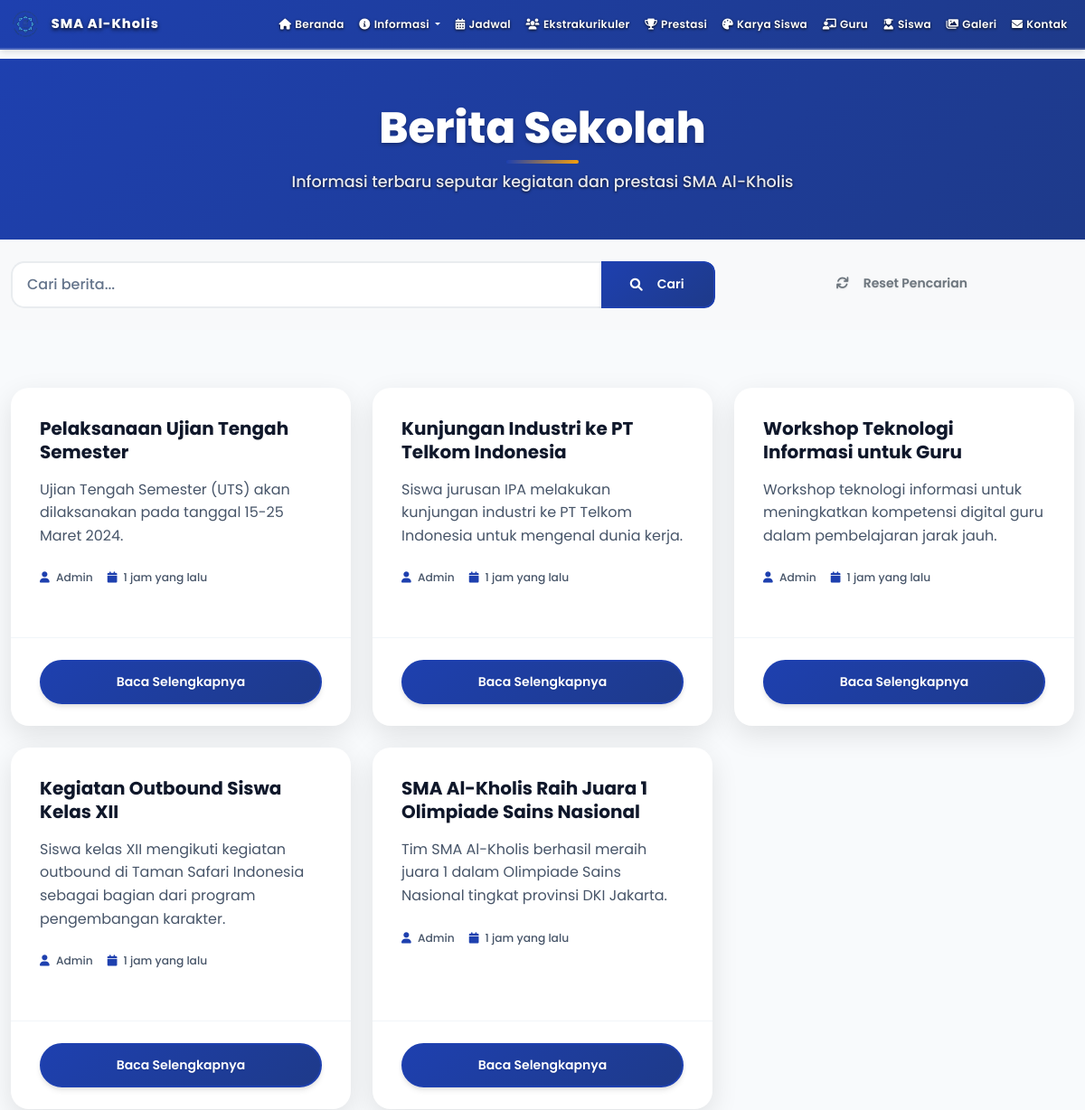
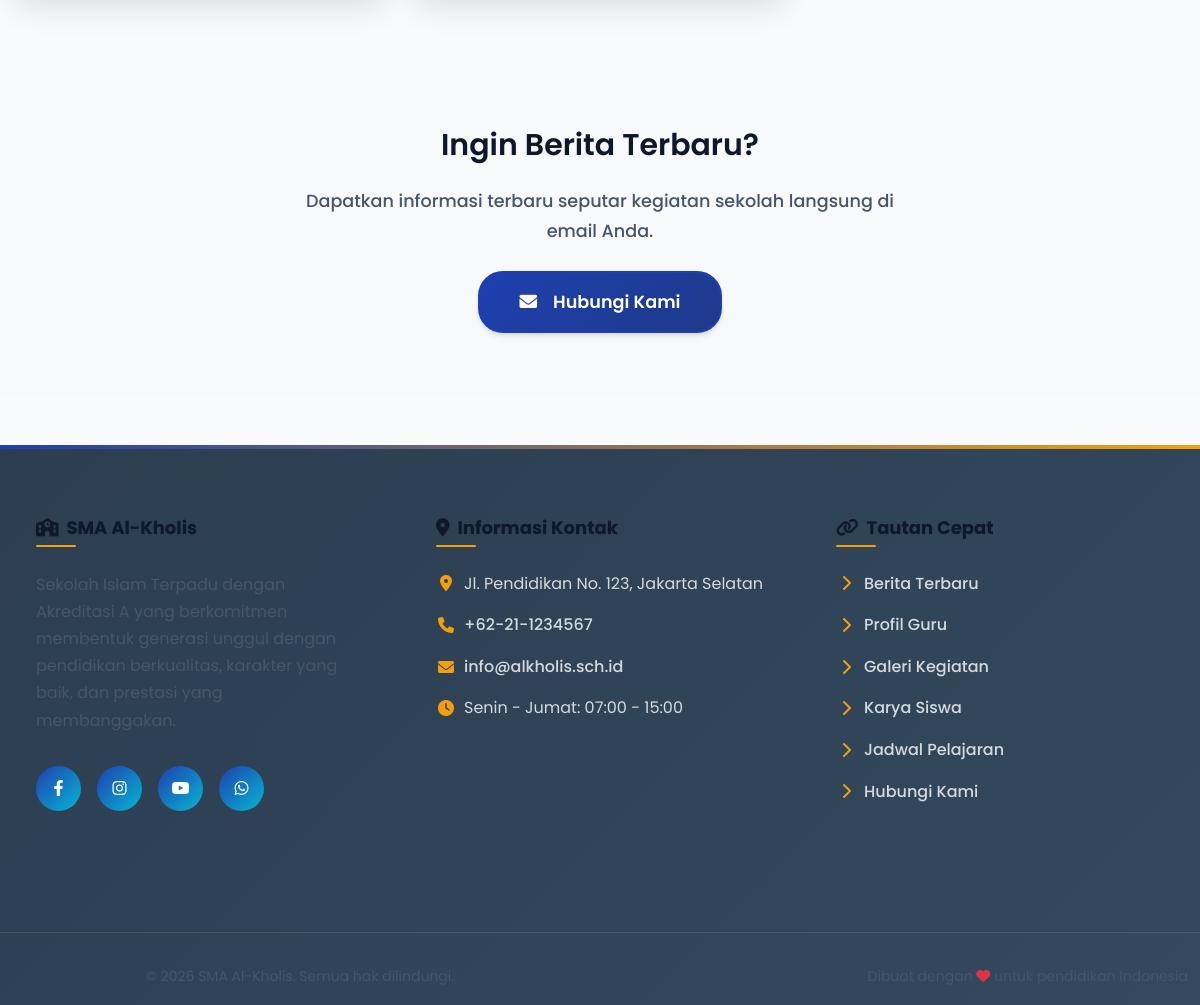
Page /berita.php on the committed database (2 pictures, top to bottom).
### tables this page shows
CREATE TABLE IF NOT EXISTS berita (
    id INT AUTO_INCREMENT PRIMARY KEY,
    title VARCHAR(255) NOT NULL,
    content TEXT NOT NULL,
    excerpt TEXT,
    image VARCHAR(500),
    author VARCHAR(100) DEFAULT 'Admin',
    category VARCHAR(50) DEFAULT 'Umum',
    tags VARCHAR(255),
    status ENUM('draft', 'published', 'archived') DEFAULT 'draft',
    featured BOOLEAN DEFAULT FALSE,
    view_count INT DEFAULT 0,
    created_at TIMESTAMP DEFAULT CURRENT_TIMESTAMP,
    updated_at TIMESTAMP DEFAULT CURRENT_TIMESTAMP ON UPDATE CURRENT_TIMESTAMP
);

### berita.php (the view, shortened to what this page needs)
<?php
require_once 'includes/header.php';
$page = isset($_GET['page']) ? (int)$_GET['page'] : 1;
$perPage = 6;
$offset = ($page - 1) * $perPage;
$search = isset($_GET['search']) ? sanitize($_GET['search']) : '';
$whereClause = "WHERE status = 'published'";
$params = [];
try {
    $pdo = getDBConnection();
    $stmt = $pdo->prepare("
        SELECT id, title, content, excerpt, image, author, status, created_at
        FROM berita
        $whereClause
        ORDER BY created_at DESC
        LIMIT ? OFFSET ?
    ");
    $stmt->execute(array_merge($params, [$perPage, $offset]));
    $berita = $stmt->fetchAll();
} catch (Exception $e) {
    $berita = [];
    $pagination = [];
    $totalRecords = 0;
    error_log("Database error in berita.php: " . $e->getMessage());
}
?>
<section class="bg-gradient-primary text-white py-5">
    <div class="container">
        <div class="row justify-content-center text-center">
            <div class="col-lg-8">
                <h1 class="section-title text-white mb-3">Berita Sekolah</h1>
                <p class="section-subtitle text-white-50">
                    Informasi terbaru seputar kegiatan dan prestasi SMA Al-Kholis
                </p>
            </div>
        </div>
    </div>
</section>
<section class="py-4 bg-light">
    <div class="container">
        <form method="GET" class="row g-3">
            <div class="col-md-8">
                <div class="input-group">
                    <input type="text" class="form-control" name="search"
                           placeholder="Cari berita..." value="<?php echo htmlspecialchars($search); ?>">
                    <button class="btn btn-primary" type="submit">
                        <i class="fas fa-search me-2"></i>Cari
                    </button>
                </div>
            </div>
            <div class="col-md-4">
                <a href="berita.php" class="btn btn-outline-secondary w-100">
                    <i class="fas fa-refresh me-2"></i>Reset Pencarian
                </a>
            </div>
        </form>
    </div>
</section>
<section class="section">
    <div class="container">
        <?php if (empty($berita)): ?>
        <div class="text-center py-5">
            <i class="fas fa-newspaper fa-4x text-muted mb-3"></i>
            <h4 class="text-dark">Tidak ada berita ditemukan</h4>
            <p class="text-muted">
                <?php if (!empty($search)): ?>
                Coba ubah kata kunci pencarian Anda.
                <?php else: ?>
                Belum ada berita yang dipublikasikan.
                <?php endif; ?>
            </p>
            <?php if (!empty($search)): ?>
            <a href="berita.php" class="btn btn-primary">Lihat Semua Berita</a>
            <?php endif; ?>
        </div>
        <?php else: ?>
        <div class="row g-4">
            <?php foreach ($berita as $item): ?>
            <div class="col-lg-4 col-md-6">
                <div class="card berita-card h-100">
                    <div class="card-body">
                        <h5 class="card-title"><?php echo htmlspecialchars($item['title'] ?? 'Judul Berita'); ?></h5>
                        <p class="card-text">
                            <?php
                            $excerpt = '';
                            if (!empty($item['excerpt']) && trim($item['excerpt']) !== trim($item['content'])) {
                                $excerpt = $item['excerpt'];
                            } else {
                                $excerpt = $item['content'] ?? '';
                            }
                            echo htmlspecialchars(truncateText($excerpt, 120));
                            ?>
                        </p>
                        <div class="card-meta">
                            <small class="text-muted">
                                <i class="fas fa-user me-1"></i>
                                <?php echo htmlspecialchars($item['author'] ?? 'Admin'); ?>
                            </small>
                            <small class="text-muted">
                                <i class="fas fa-calendar me-1"></i>
                                <?php echo formatDate($item['created_at'] ?? date('Y-m-d')); ?>
                            </small>
                        </div>
                    </div>
                    <div class="card-footer">
                        <a href="berita-detail.php?id=<?php echo (int)($item['id'] ?? 0); ?>"
                           class="btn btn-primary btn-sm w-100">
                            Baca Selengkapnya
                        </a>
                    </div>
                </div>
            </div>
            <?php endforeach; ?>
        </div>
        <?php endif; ?>
    </div>
</section>
<section class="section bg-light">
    <div class="container text-center">
        <h3 class="text-dark">Ingin Berita Terbaru?</h3>
        <p class="section-subtitle mb-4">Dapatkan informasi terbaru seputar kegiatan sekolah langsung di email Anda.</p>
        <a href="kontak.php" class="btn btn-primary btn-lg">
            <i class="fas fa-envelope me-2"></i>Hubungi Kami
        </a>
    </div>
</section>
<?php require_once 'includes/footer.php'; ?>

### assets/css/global-improvements.css (style rules this page uses)
.section { padding: 4rem 0; }
.section-title { font-weight: 700; margin-bottom: 1rem; }
.section-subtitle { font-size: 1.1rem; color: #6c757d; }
.card { border: none; border-radius: 20px; box-shadow: 0 10px 30px rgba(0,0,0,0.1); transition: all 0.3s ease; overflow: hidden; }
.btn { border-radius: 25px; font-weight: 500; padding: 0.75rem 2rem; transition: all 0.3s ease; }
.btn-lg { padding: 1rem 2.5rem; font-size: 1.1rem; }
.form-control, .form-select { border-radius: 15px; border: 2px solid #e9ecef; padding: 0.75rem 1rem; transition: all 0.3s ease; }
.py-5 { padding-top: 3rem !important; padding-bottom: 3rem !important; }

### includes/header.php (style rules this page uses)
h1, h2, h3, h4, h5, h6 { color: #0f172a !important; font-weight: 700 !important; }
p { color: #475569 !important; font-weight: 400 !important; }
.text-dark { color: #0f172a !important; font-weight: 600 !important; }
.text-muted { color: #475569 !important; font-weight: 500 !important; }

### rows in the picture
berita: title "Pelaksanaan Ujian Tengah Semester", excerpt "Ujian Tengah Semester (UTS) akan dilaksanakan pada tanggal 15-25 Maret 2024.", author "Admin"
berita: title "Kunjungan Industri ke PT Telkom Indonesia", excerpt "Siswa jurusan IPA melakukan kunjungan industri ke PT Telkom Indonesia untuk mengenal dunia kerja.", author "Admin"
berita: title "Workshop Teknologi Informasi untuk Guru", excerpt "Workshop teknologi informasi untuk meningkatkan kompetensi digital guru dalam pembelajaran jarak jauh.", author "Admin"
berita: title "Kegiatan Outbound Siswa Kelas XII", excerpt "Siswa kelas XII mengikuti kegiatan outbound di Taman Safari Indonesia sebagai bagian dari program pengembangan karakter.", author "Admin"
berita: title "SMA Al-Kholis Raih Juara 1 Olimpiade Sains Nasional", excerpt "Tim SMA Al-Kholis berhasil meraih juara 1 dalam Olimpiade Sains Nasional tingkat provinsi DKI Jakarta.", author "Admin"

### other values in the picture
getSetting('contact_address') "Jl. Pendidikan No. 123, Jakarta Selatan"
getSetting('contact_phone') "+62-21-1234567"
getSetting('contact_email') "info@alkholis.sch.id"
